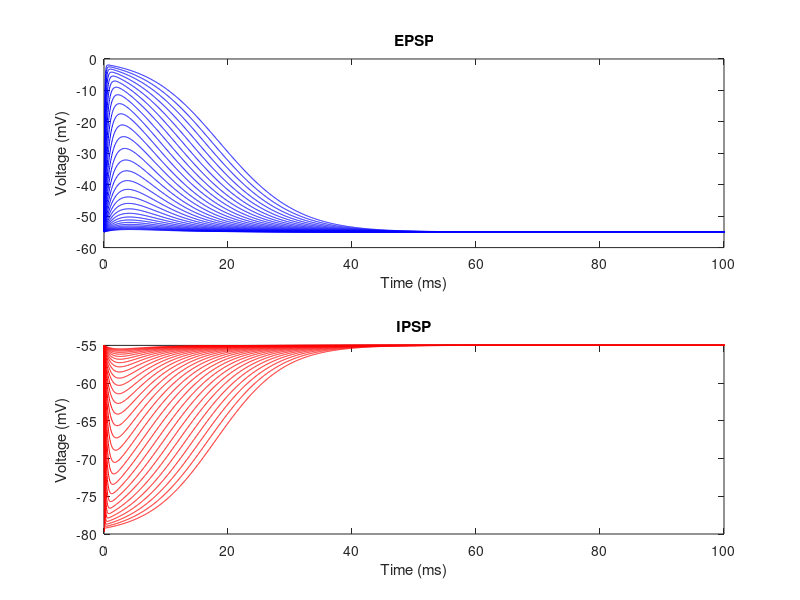
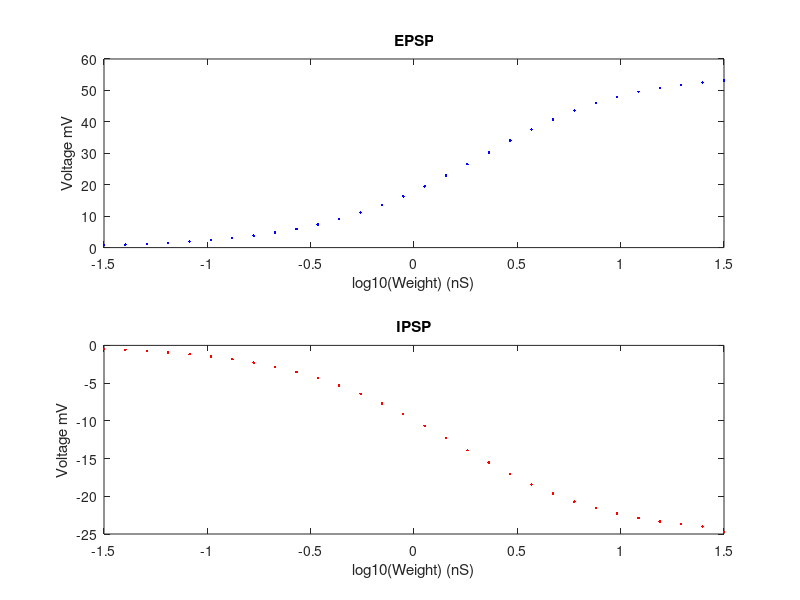

These charts were generated, in order, by the following MATLAB code:
%% Time Parameters
dt      = 0.05;
tEND    = 1e3;
t       = 0:dt:tEND;
T       = length(t);

%% Neuron Parameters

%Neuron properties
E_L     = [-65 -67];    %rev potential: leak (mV)
g_L     = [182/18 119/8];     %leak conductance (nS)
C       = [182 119];    %capacitance (pF)
V_th    = [-45 -47];    %spike threshold (mV)
V_reset = [-55 -55];    %reset potential (mV)
t_ref   = 0.5;    %refractory period (ms)

%Synaptic Properties
E_e     = 0;      %rev potential: E (mV)
E_i     = -80;    %rev potential: I (mV)
tau_s   = 5;      %synaptic decay timescale (1/ms)

%Adaptation Properties (No adaptation)
E_w     = -70;    %rev potential: adaptation (mV)
b_w     = 0.01;   %adaptation decay timescale (1/ms)
b       = 0;    %adaptation activation rate (1/ms)
delta_T = 0;     %subthreshold adaptation steepness
w_r     = 0.1;     %adaptation at rest (0-1)
gwnorm  = 0;       %magnitude of adaptation


%% Normalized Paramets
N     = 30;

v_inf = [-55 -55];      %Input Voltage from Population
tau   = C./g_L;         %Cell tau
w     = logspace(-1.5,1.5,N)'; %Weight of incoming signal
G     = 5;              %Background tau

%% Allocated Arrays

vE = zeros(N,T);
vI = zeros(N,T);

vE(:,1) = v_inf(1).*ones(N,1);
vI(:,1) = v_inf(2).*ones(N,1);

s = exp(-t./tau_s);

%% Loop 

for n = 1:T-1
    
    dvE = - vE(:,n) + v_inf(1) - w.*s(n).*(vE(:,n) - E_e);
    dvI = - vI(:,n) + v_inf(2) - w.*s(n).*(vI(:,n) - E_i);
        
    vE(:,n+1) = vE(:,n) + dvE.*dt.*(G./tau(1));
    vI(:,n+1) = vI(:,n) + dvI.*dt.*(G./tau(2));
    
end

%%

figure
subplot(2,1,1)
plot(t,vE,'b')
xlim([0 100])
xlabel('Time (ms)');ylabel('Voltage (mV)');title('EPSP')
subplot(2,1,2)
plot(t,vI,'r')
xlim([0 100])
xlabel('Time (ms)');ylabel('Voltage (mV)');title('IPSP')
%%
vEmax = zeros(N,1);
vImin = zeros(N,1);

for ii = 1:N
    
    vEmax(ii) = max(vE(ii,:)) - v_inf(1);
    vImin(ii) = min(vI(ii,:)) - v_inf(2 );
        
end

%%
figure
subplot(2,1,1)
plot(log10(w),vEmax,'.b')
xlabel('log10(Weight) (nS)');ylabel('Voltage mV');title('EPSP')
%LogScale('x',10)
subplot(2,1,2)
plot(log10(w),vImin,'.r')
xlabel('log10(Weight) (nS)');ylabel('Voltage mV');title('IPSP')
%NiceSave('EPSP_IPSP','~/Desktop',[])

